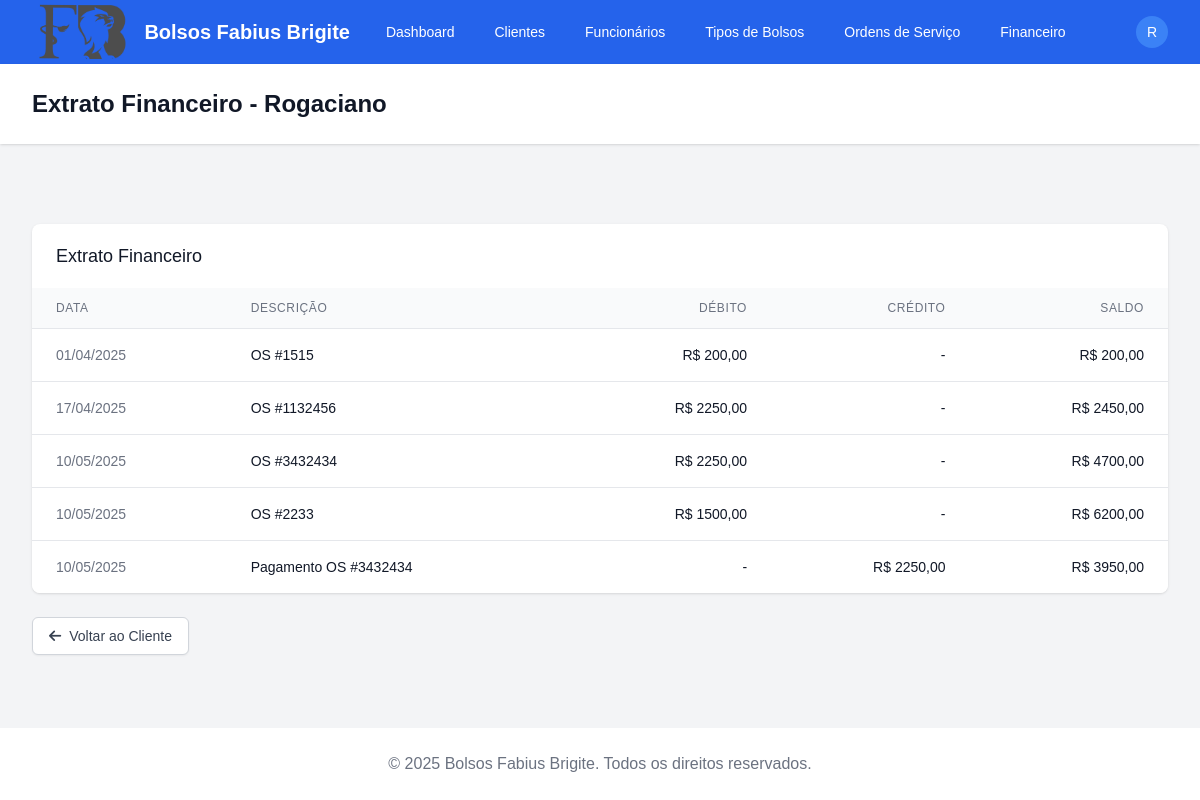
The app's page /clientes/2/extrato/ (signed in) with its own data.
### apps/clientes/models.py (models this page shows, shortened)
class Cliente(models.Model):
    nome = models.CharField(max_length=100)
    telefone = models.CharField(max_length=20)
    endereco = models.TextField()
    contato = models.CharField(max_length=100)
    email = models.EmailField(blank=True, null=True)
    data_cadastro = models.DateField(auto_now_add=True)
    class Meta:
        verbose_name = 'Cliente'
        verbose_name_plural = 'Clientes'
        ordering = ['nome']

### apps/ordens_servico/models.py (models this page shows, shortened)
class OrdemServico(models.Model):
    STATUS_CHOICES = [
        ('pendente', 'Pendente'),
        ('em_producao', 'Em Produção'),
        ('finalizado', 'Finalizado'),
        ('entregue', 'Entregue'),
        ('cancelado', 'Cancelado'),
    ]
    PAGAMENTO_CHOICES = [
        ('dinheiro', 'Dinheiro'),
        ('pix', 'PIX'),
        ('cartao', 'Cartão'),
        ('boleto', 'Boleto'),
        ('transferencia', 'Transferência'),
    ]
    cliente = models.ForeignKey('clientes.Cliente', on_delete=models.PROTECT)
    ficha = models.CharField(max_length=20, unique=True)
    data_criacao = models.DateField(auto_now_add=True)
    data_entrega_prevista = models.DateField()
    status = models.CharField(max_length=20, choices=STATUS_CHOICES, default='pendente')
    observacoes = models.TextField(blank=True) # adicionar quantidade de linhas 3
    valor_total = models.DecimalField(max_digits=10, decimal_places=2)
    forma_pagamento = models.CharField(max_length=20, choices=PAGAMENTO_CHOICES, null=True, blank=True)
    pago = models.BooleanField(default=False)
    data_pagamento = models.DateField(null=True, blank=True)
    class Meta:
        verbose_name = 'Ordem de Serviço'
        verbose_name_plural = 'Ordens de Serviço'
        ordering = ['-data_criacao']

### apps/financeiro/models.py (models this page shows, shortened)
class Transacao(models.Model):
    TIPO_CHOICES = [
        ('receita', 'Receita'),
        ('despesa', 'Despesa'),
    ]
    CATEGORIA_RECEITA_CHOICES = [
        ('ordem_servico', 'Ordem de Serviço'),
        ('outros', 'Outros'),
    ]
    CATEGORIA_DESPESA_CHOICES = [
        ('materiais', 'Materiais'),
        ('salarios', 'Salários'),
        ('aluguel', 'Aluguel'),
        ('agua_luz', 'Água/Luz'),
        ('equipamentos', 'Equipamentos'),
        ('outros', 'Outros'),
    ]
    CATEGORIA_CHOICES = CATEGORIA_RECEITA_CHOICES + CATEGORIA_DESPESA_CHOICES
    FORMA_PAGAMENTO_CHOICES = [
        ('dinheiro', 'Dinheiro'),
        ('pix', 'PIX'),
        ('cartao_credito', 'Cartão de Crédito'),
        ('cartao_debito', 'Cartão de Débito'),
        ('transferencia', 'Transferência Bancária'),
        ('boleto', 'Boleto'),
        ('outro', 'Outro'),
    ]
    descricao = models.CharField(max_length=200)
    tipo = models.CharField(max_length=10, choices=TIPO_CHOICES)
    categoria = models.CharField(max_length=20, choices=CATEGORIA_CHOICES)
    forma_pagamento = models.CharField(max_length=20, choices=FORMA_PAGAMENTO_CHOICES, null=True, blank=True)
    valor = models.DecimalField(max_digits=10, decimal_places=2)
    data = models.DateField()
    ordem_servico = models.ForeignKey('ordens_servico.OrdemServico',
                                     on_delete=models.SET_NULL,
                                     null=True,
                                     blank=True,
                                     related_name='transacoes')
    observacoes = models.TextField(blank=True)
    comprovante = models.FileField(upload_to='comprovantes/', null=True, blank=True)
    class Meta:
        verbose_name = 'Transação'
        verbose_name_plural = 'Transações'
        ordering = ['-data']

### apps/clientes/views.py (the view)
# urls.py: path('<int:pk>/extrato/', views.ClienteExtratoView.as_view(), name='extrato'),
class ClienteExtratoView(LoginRequiredMixin, DetailView):
    model = Cliente
    template_name = 'clientes/cliente_extrato.html'
    context_object_name = 'cliente'
    def get_context_data(self, **kwargs):
        context = super().get_context_data(**kwargs)
        entries = []
        for os in self.object.ordemservico_set.all():
            entries.append({
                'data': os.data_criacao,
                'descricao': f'OS #{os.ficha}',
                'debito': os.valor_total,
                'credito': None
            })
        pagamentos = Transacao.objects.filter(ordem_servico__cliente=self.object, tipo='receita', categoria='ordem_servico')
        for p in pagamentos:
            entries.append({
                'data': p.data,
                'descricao': p.descricao,
                'debito': None,
                'credito': p.valor
            })
        entries.sort(key=lambda x: x['data'])
        saldo = Decimal('0.00')
        for e in entries:
            saldo += (e['debito'] or Decimal('0.00')) - (e['credito'] or Decimal('0.00'))
            e['saldo'] = saldo
        context['entries'] = entries
        return context

### templates/clientes/cliente_extrato.html (shortened to what this page needs)
{% extends 'base.html' %}
{% block header %}Extrato Financeiro - {{ cliente.nome }}{% endblock %}
{% block content %}
<div class="mt-8 bg-white shadow overflow-hidden sm:rounded-lg">
  <div class="px-4 py-5 sm:px-6">
    <h2 class="text-lg leading-6 font-medium text-gray-900">Extrato Financeiro</h2>
  </div>
  <div class="overflow-x-auto">
    <table class="min-w-full divide-y divide-gray-200">
      <thead class="bg-gray-50">
        <tr>
          <th class="px-6 py-3 text-left text-xs font-medium text-gray-500 uppercase tracking-wider">Data</th>
          <th class="px-6 py-3 text-left text-xs font-medium text-gray-500 uppercase tracking-wider">Descrição</th>
          <th class="px-6 py-3 text-right text-xs font-medium text-gray-500 uppercase tracking-wider">Débito</th>
          <th class="px-6 py-3 text-right text-xs font-medium text-gray-500 uppercase tracking-wider">Crédito</th>
          <th class="px-6 py-3 text-right text-xs font-medium text-gray-500 uppercase tracking-wider">Saldo</th>
        </tr>
      </thead>
      <tbody class="bg-white divide-y divide-gray-200">
        {% for e in entries %}
          <tr>
            <td class="px-6 py-4 whitespace-nowrap text-sm text-gray-500">{{ e.data|date:"d/m/Y" }}</td>
            <td class="px-6 py-4 whitespace-nowrap text-sm text-gray-900">{{ e.descricao }}</td>
            <td class="px-6 py-4 whitespace-nowrap text-sm text-gray-900 text-right">{% if e.debito %}R$ {{ e.debito|floatformat:2 }}{% else %}-{% endif %}</td>
            <td class="px-6 py-4 whitespace-nowrap text-sm text-gray-900 text-right">{% if e.credito %}R$ {{ e.credito|floatformat:2 }}{% else %}-{% endif %}</td>
            <td class="px-6 py-4 whitespace-nowrap text-sm text-gray-900 text-right">R$ {{ e.saldo|floatformat:2 }}</td>
          </tr>
        {% empty %}
          <tr>
            <td colspan="5" class="px-6 py-4 text-center text-sm text-gray-500">Nenhuma entrada no extrato.</td>
          </tr>
        {% endfor %}
      </tbody>
    </table>
  </div>
</div>
<div class="mt-6">
  <a href="{% url 'clientes:detail' cliente.id %}" class="inline-flex items-center px-4 py-2 border border-gray-300 rounded-md shadow-sm text-sm font-medium text-gray-700 bg-white hover:bg-gray-50 focus:outline-none focus:ring-2 focus:ring-offset-2 focus:ring-blue-500">
    <i class="fas fa-arrow-left mr-2"></i> Voltar ao Cliente
  </a>
</div>
{% endblock %}

### templates/base.html (shortened to what this page needs)
<!DOCTYPE html>
{% load static %}
<html lang="pt-br">
<head>
  <script src="https://cdn.tailwindcss.com"></script>
  <link rel="stylesheet" href="https://cdnjs.cloudflare.com/ajax/libs/font-awesome/6.0.0/css/all.min.css" />
  <link rel="stylesheet" href="{% static 'css/custom.css' %}" />
</head>
<body class="bg-gray-100 min-h-screen">
  <div class="flex flex-col min-h-screen">
    <nav class="bg-blue-600 text-white shadow-md">
      <div class="max-w-7xl mx-auto px-4 sm:px-6 lg:px-8">
        <div class="flex justify-between h-16 py-0.5">
          <div class="flex">
            <div class="flex-shrink-0 flex items-center">
              <img src="{% get_media_prefix %}FabiusBrigiteLogo.png" alt="Logo" class="h-16 w-auto mr-3">
              <span class="text-xl font-bold">Bolsos Fabius Brigite</span>
            </div>
            <div class="hidden md:ml-6 md:flex md:items-center md:space-x-4 md:self-center">
              <a href="{% url 'dashboard:index' %}" class="px-3 py-2 rounded-md text-sm font-medium hover:bg-blue-700">Dashboard</a>
              <a href="{% url 'clientes:list' %}" class="px-3 py-2 rounded-md text-sm font-medium hover:bg-blue-700">Clientes</a>
              <a href="{% url 'funcionarios:list' %}" class="px-3 py-2 rounded-md text-sm font-medium hover:bg-blue-700">Funcionários</a>
              <a href="{% url 'catalogo:list' %}" class="px-3 py-2 rounded-md text-sm font-medium hover:bg-blue-700">Tipos de Bolsos</a>
              <a href="{% url 'ordens_servico:list' %}" class="px-3 py-2 rounded-md text-sm font-medium hover:bg-blue-700">Ordens de Serviço</a>
              <a href="{% url 'financeiro:list' %}" class="px-3 py-2 rounded-md text-sm font-medium hover:bg-blue-700">Financeiro</a>
            </div>
          </div>
          <div class="flex items-center self-center">
            <div class="ml-3 relative" x-data="{ isOpen: false }">
              <div>
                <button @click="isOpen = !isOpen" class="flex text-sm rounded-full focus:outline-none focus:ring-2 focus:ring-offset-2 focus:ring-offset-blue-600 focus:ring-white">
                  <span class="inline-flex items-center justify-center h-8 w-8 rounded-full bg-blue-500">
                    <span class="text-sm font-medium leading-none text-white">
                      {% if user.is_authenticated %}
                        {{ user.username|first|upper }}
                      {% else %}
                        ?
                      {% endif %}
                    </span>
                  </span>
                </button>
              </div>
            </div>
          </div>
        </div>
      </div>
    </nav>
    <header class="bg-white shadow">
      <div class="max-w-7xl mx-auto py-6 px-4 sm:px-6 lg:px-8">
        <h1 class="text-2xl font-bold text-gray-900">
          {% block header %}{% endblock %}
        </h1>
      </div>
    </header>
    <main class="flex-grow">
      <div class="max-w-7xl mx-auto py-6 sm:px-6 lg:px-8">
        <div class="px-4 py-6 sm:px-0">
          {% block content %}{% endblock %}
        </div>
      </div>
    </main>
    <footer class="bg-white">
      <div class="max-w-7xl mx-auto py-6 px-4 overflow-hidden sm:px-6 lg:px-8">
        <p class="text-center text-gray-500">
          &copy; {% now "Y" %} Bolsos Fabius Brigite. Todos os direitos reservados.
        </p>
      </div>
    </footer>
  </div>
</body>
</html>

### static/css/custom.css (style rules this page uses)
body { font-family: 'Arial', sans-serif; background-color: #f8f9fa; }

### records on screen
Cliente: nome "Rogaciano"
OrdemServico: data "01/04/2025", debito "200,00"
OrdemServico: data "17/04/2025", debito "2250,00"
OrdemServico: data "10/05/2025", debito "2250,00"
OrdemServico: data "10/05/2025", debito "1500,00"
Transacao: data "10/05/2025", descricao "Pagamento OS #3432434", credito "2250,00"

### other values on screen
{{ user.username|first|upper }} "R"
{{ e.descricao }} "OS #1515" "OS #1132456" "OS #3432434" "OS #2233"
{{ e.saldo|floatformat:2 }} "200,00" "2450,00" "4700,00" "6200,00" "3950,00"
